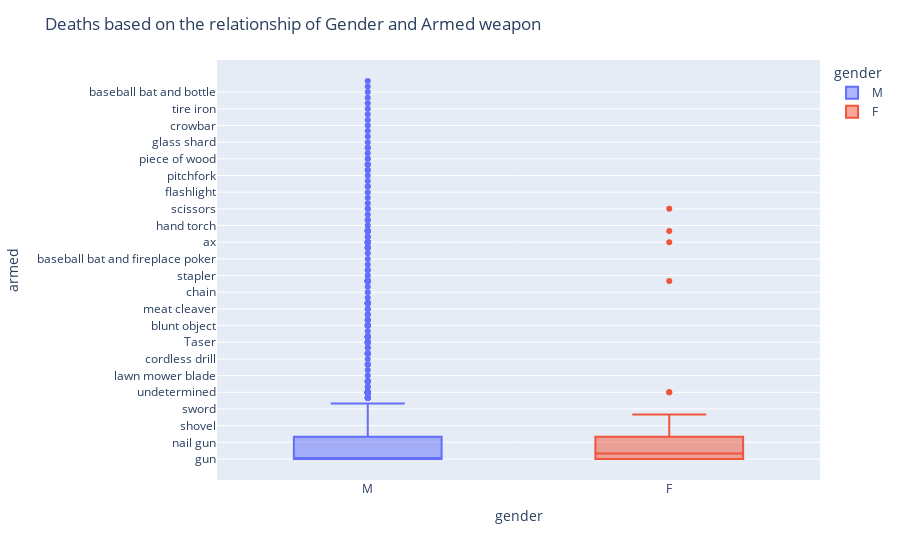

Notebook cell for this chart:
### Code cell
fig_f = px.box(data_frame=df_fatalities, x='gender', y='armed', color='gender')
fig_f.update_layout(title="Deaths based on the relationship of Gender and Armed weapon")

### Figure 1 — Plotly figure (JSON) as saved in the notebook; plotly's stock layout.template omitted (floating-point values rounded to 4 significant figures; data arrays with more than 128 entries replaced by an {"elided": "..."} marker saying what was removed)
{"data": [{"alignmentgroup": "True", "hovertemplate": "gender=%{x}<br>armed=%{y}<extra></extra>", "legendgroup": "M", "marker": {"color": "#636efa"}, "name": "M", "notched": false, "offsetgroup": "M", "orientation": "v", "showlegend": true, "type": "box", "x": {"elided": "2428 str values"}, "x0": " ", "xaxis": "x", "y": {"elided": "2428 mixed values"}, "y0": " ", "yaxis": "y"}, {"alignmentgroup": "True", "hovertemplate": "gender=%{x}<br>armed=%{y}<extra></extra>", "legendgroup": "F", "marker": {"color": "#EF553B"}, "name": "F", "notched": false, "offsetgroup": "F", "orientation": "v", "showlegend": true, "type": "box", "x": ["F", "F", "F", "F", "F", "F", "F", "F", "F", "F", "F", "F", "F", "F", "F", "F", "F", "F", "F", "F", "F", "F", "F", "F", "F", "F", "F", "F", "F", "F", "F", "F", "F", "F", "F", "F", "F", "F", "F", "F", "F", "F", "F", "F", "F", "F", "F", "F", "F", "F", "F", "F", "F", "F", "F", "F", "F", "F", "F", "F", "F", "F", "F", "F", "F", "F", "F", "F", "F", "F", "F", "F", "F", "F", "F", "F", "F", "F", "F", "F", "F", "F", "F", "F", "F", "F", "F", "F", "F", "F", "F", "F", "F", "F", "F", "F", "F", "F", "F", "F", "F", "F", "F", "F", "F", "F", "F"], "x0": " ", "xaxis": "x", "y": ["unarmed", "knife", "vehicle", "knife", "gun", "gun", "undetermined", "gun", "knife", "gun", "knife", "vehicle", "gun", "gun", "knife", "vehicle", "vehicle", "gun", "knife", "gun", "vehicle", "toy weapon", "gun", "gun", "knife", "unarmed", "gun", "knife", "knife", "gun", "gun", "gun", "gun", "gun", "gun", "gun", "gun", "gun", "gun", "gun", "unarmed", "knife", "toy weapon", "unarmed", "unarmed", "vehicle", "vehicle", "vehicle", "gun", "gun", "gun", "gun", "hammer", "toy weapon", "scissors", "gun", "unknown weapon", "ax", "hatchet", "gun", "gun", "gun", "gun", "unarmed", "knife", "gun", "knife", "gun", "gun", "gun", "gun", "knife", "toy weapon", "baseball bat", "gun", "toy weapon", "vehicle", "gun", "gun", "toy weapon", "knife", "gun", "knife", "vehicle", "unarmed", "knife", "knife", "gun", "vehicle", "unarmed", "toy weapon", "unarmed", "unarmed", "gun", "gun", "gun", "gun", "gun", "undetermined", "vehicle", "knife", "gun", "gun", "gun", "unarmed", "gun", "knife"], "y0": " ", "yaxis": "y"}], "layout": {"boxmode": "overlay", "legend": {"title": {"text": "gender"}, "tracegroupgap": 0}, "margin": {"t": 60}, "title": {"text": "Deaths based on the relationship of Gender and Armed weapon"}, "xaxis": {"anchor": "y", "categoryarray": ["M", "F"], "categoryorder": "array", "domain": [0, 1], "title": {"text": "gender"}}, "yaxis": {"anchor": "x", "domain": [0, 1], "title": {"text": "armed"}}}}
